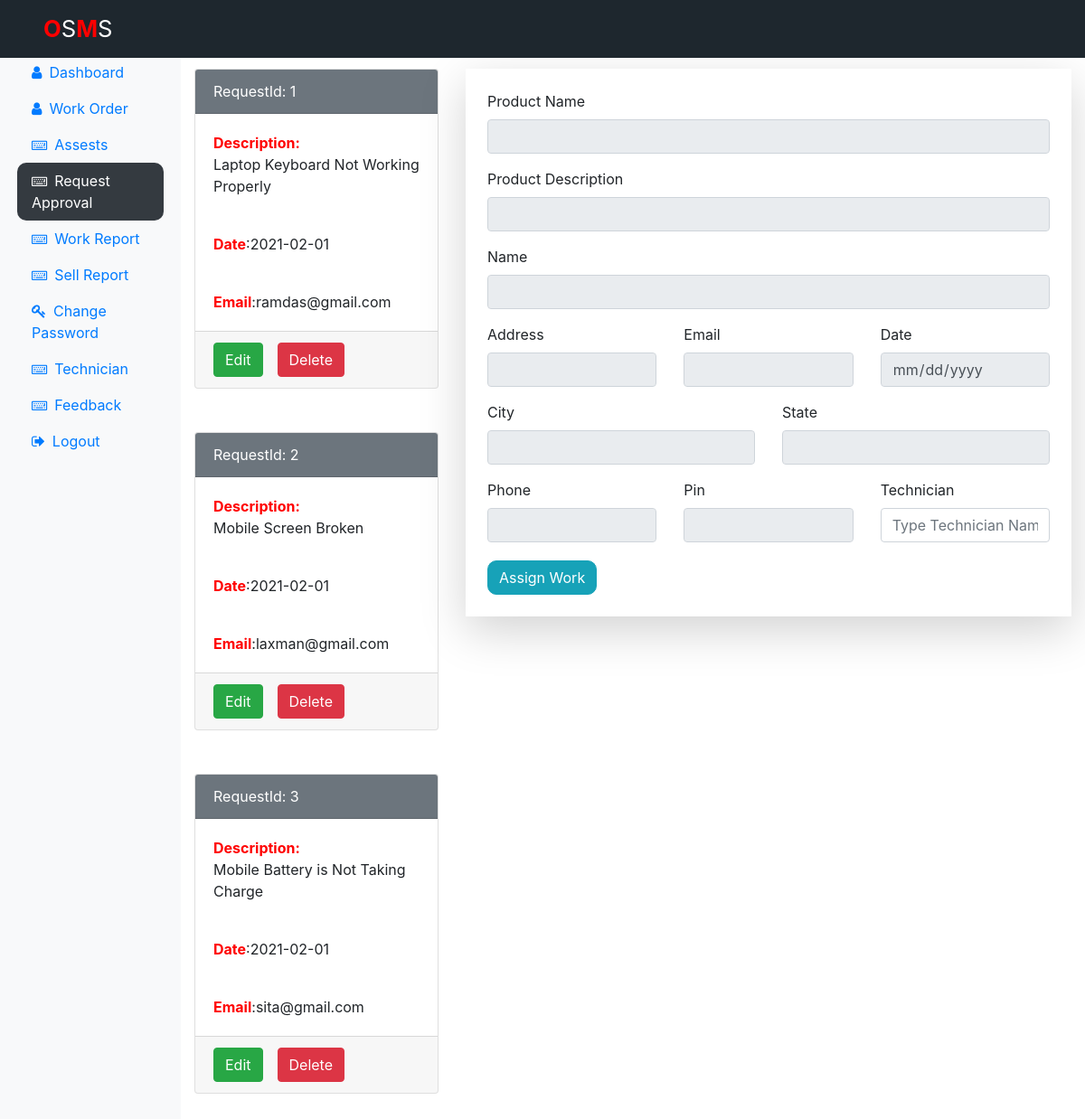
Page /Admin/requestapproval.php (signed in) on the committed database.
### tables this page shows
CREATE TABLE `submitrequest_tb` (
  `rId` int(10) NOT NULL,
  `rProName` varchar(80) NOT NULL,
  `rProDesc` varchar(80) NOT NULL,
  `rName` varchar(80) NOT NULL,
  `rAddress` varchar(80) NOT NULL,
  `rEmail` varchar(80) NOT NULL,
  `rDate` varchar(80) NOT NULL,
  `rCity` varchar(80) NOT NULL,
  `rState` varchar(80) NOT NULL,
  `rPhone` varchar(15) NOT NULL,
  `rPin` int(15) NOT NULL,
  `pImage` varchar(255) NOT NULL
);

### Admin/requestapproval.php (the view, shortened to what this page needs)
<?php
include('../dbconnection.php');
?>
<!doctype html>
<html lang="en">
<head>
<link rel="stylesheet" href="https://stackpath.bootstrapcdn.com/bootstrap/4.5.2/css/bootstrap.min.css">
<link rel="stylesheet" href="https://cdnjs.cloudflare.com/ajax/libs/font-awesome/4.7.0/css/font-awesome.min.css">
<link rel="stylesheet" href="../style.css">
</head>
<body>
<div class="navbar navbar-expand-md navbar-dark fixed-top pl-5"
style="background-color:#1e272e;">
<a href="index.php" class="navbar-brand">
<span class="brand">O</span>S<span class="brand">M</span>S</a>
</div>
<div class="container-fluid" style="margin-top:60px;margin-bottom:30px;">
<div class="row">
<div class="col-md-2 bg-light sidebar">
<ul class="nav flex-column px-1">
<li class="nav-item"><a href="dashboard.php" class="nav-link">
<i class="fa fa-user mr-2"></i>Dashboard</a></li>
<li class="nav-item"><a href="workorder.php" class="nav-link">
<i class="fa fa-user mr-2"></i>Work Order</a></li>
<li class="nav-item"><a href="assests.php" class="nav-link">
<i class="fa fa-keyboard-o mr-2"></i>Assests</a></li>
<li class="nav-item"><a href="requestapproval.php" class="nav-link text-white bg-dark active" style="border-radius:10px;">
<i class="fa fa-keyboard-o mr-2"></i>Request Approval</a></li>
<li class="nav-item"><a href="workreport.php" class="nav-link">
<i class="fa fa-keyboard-o mr-2"></i>Work Report</a></li>
<li class="nav-item"><a href="sellreport.php" class="nav-link">
<i class="fa fa-keyboard-o mr-2"></i>Sell Report</a></li>
<li class="nav-item"><a href="adminpasschange.php" class="nav-link">
<i class="fa fa-key mr-2"></i>Change Password</a></li>
<li class="nav-item"><a href="technician.php" class="nav-link">
<i class="fa fa-keyboard-o mr-2"></i>Technician</a></li>
<li class="nav-item"><a href="feedbackstore.php" class="nav-link">
<i class="fa fa-keyboard-o mr-2"></i>Feedback</a></li>
<li class="nav-item"><a href="../logout.php" class="nav-link">
<i class="fa fa-sign-out mr-2"></i>Logout</a></li>
</ul>
</div>
<div class="col-sm-3 mt-3">
<?php
$sql="SELECT *FROM submitrequest_tb";
$result=mysqli_query($conn,$sql);
while($row=mysqli_fetch_assoc($result))
{
echo'<div class="card mb-5">';
echo'<div class="card-header bg-secondary text-white">RequestId: '.$row['rId'].'</div>';
echo'<div class="card-body"><span>Description:<br></span>'.$row['rProDesc'].'</div>';
echo'<div class="card-body"><span>Date</span>:'.$row['rDate'].'</div>';
echo'<div class="card-body"><span>Email</span>:'.$row['rEmail'].'</div>';
echo'<div class="card-footer">
<form action="" method="POST">
<input type="hidden" name="rId" value='.$row['rId'].'>
<input type="submit" class="btn btn-success float-left mr-3" value="Edit" name="Edit">
<input type="submit" class="btn btn-danger" value="Delete" name="Delete"></form></div>';
echo'</div>';
}
?>
</div>
<div class="col-sm-7 mt-3">
<form action="" method="POST" class="shadow-lg p-4">
<div class="form-group">
<label for="Faulty Product Name">Product Name</label>
<input type="text" class="form-control"
name="rProName" value="<?php if(isset($row['rProName'])){echo $row['rProName'];} ?>" readonly>
</div>
<div class="form-group">
<label for="Faulty Product Description">Product Description</label>
<input type="text" class="form-control"
name="rProDesc" value="<?php if(isset($row['rProDesc'])){echo $row['rProDesc'];} ?>" readonly>
</div>
<div class="form-group">
<label for="Name">Name</label>
<input type="text" class="form-control"
name="rName" value="<?php if(isset($row['rName'])){echo $row['rName'];} ?>" readonly>
</div>
<div class="row">
<div class="col-sm-4">
<div class="form-group">
<label for="Address">Address</label>
<input type="text" class="form-control" name="rAddress" value="<?php if(isset($row['rAddress'])){echo $row['rAddress'];} ?>" readonly>
</div>
</div>
<div class="col-sm-4">
<div class="form-group">
<label for="Email">Email</label>
<input type="text" class="form-control"  name="rEmail" value="<?php if(isset($row['rEmail'])){echo $row['rEmail'];} ?>" readonly>
</div>
</div>
<div class="col-sm-4">
<div class="form-group">
<label for="Date">Date</label>
<input type="date" class="form-control" name="rDate"
value="<?php if(isset($row['rDate'])){echo $row['rDate'];} ?>" readonly>
</div>
</div>
</div>
<div class="row">
<div class="col-sm-6">
<div class="form-group">
<label for="City">City</label>
<input type="text" class="form-control" name="rCity"
value="<?php if(isset($row['rCity'])){echo $row['rCity'];} ?>" readonly>
</div>
</div>
<div class="col-sm-6">
<div class="form-group">
<label for="State">State</label>
<input type="text" class="form-control" name="rState" value="<?php if(isset($row['rState'])){echo $row['rState'];} ?>" readonly>
</div>
</div>
</div>
<div class="row">
<div class="col-sm-4">
<div class="form-group">
<label for="Phone">Phone</label>
<input type="text" class="form-control" name="rPhone"
value="<?php if(isset($row['rPhone'])){echo $row['rPhone'];} ?>" readonly>
</div>
</div>
<div class="col-sm-4">
<div class="form-group">
<label for="Pin Code">Pin</label>
<input type="text" class="form-control"
name="rPin" value="<?php if(isset($row['rPin'])){echo $row['rPin'];} ?>" readonly>
</div>
</div>
<div class="col-sm-4">
<div class="form-group">
<label for="Techncian">Technician</label>
<input type="text" class="form-control" placeholder="Type Technician Name" name="rTechnician">
</div>
</div>
</div>
<input type="submit" class="btn btn-info mt-1" value="Assign Work" name="rSubmit" style="border-radius:10px;">
</form>
</div>
</div>
</div>
</body>
</html>

### style.css (style rules this page uses)
.navbar-brand { font-size:1.6em; }
.brand { color:red; }

### Admin/requestapproval.php (style rules this page uses)
span { color:red; font-weight:bold; }

### rows in the picture
submitrequest_tb: rId "1", rProDesc "Laptop Keyboard Not Working Properly", rDate "2021-02-01", rEmail "ramdas@gmail.com"
submitrequest_tb: rId "2", rProDesc "Mobile Screen Broken", rDate "2021-02-01", rEmail "laxman@gmail.com"
submitrequest_tb: rId "3", rProDesc "Mobile Battery is Not Taking Charge", rDate "2021-02-01", rEmail "sita@gmail.com"
